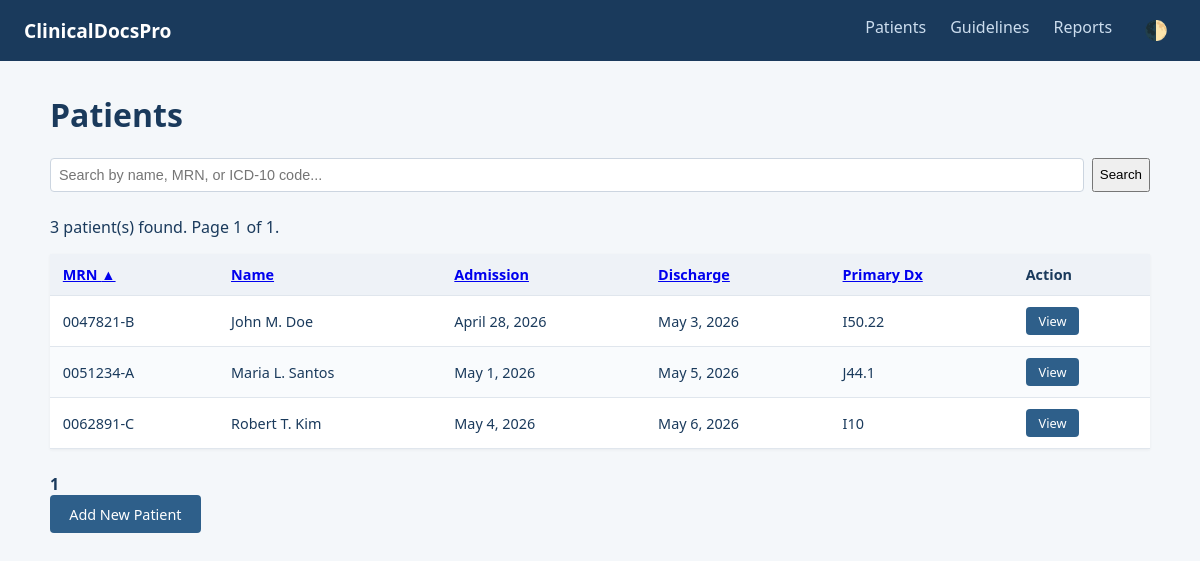
Page /patients on the committed database.
### tables this page shows
CREATE TABLE patients (
            mrn TEXT PRIMARY KEY,
            name TEXT NOT NULL,
            dob TEXT,
            sex TEXT,
            admitting_physician TEXT,
            admission_date TEXT,
            discharge_date TEXT,
            primary_diagnosis_code TEXT,
            primary_diagnosis_name TEXT,
            secondary_diagnoses TEXT,  -- JSON array
            medications TEXT,          -- JSON array
            allergies TEXT,            -- JSON array
            discharge_instructions TEXT,-- JSON array
            follow_up TEXT,            -- JSON array
            notes TEXT,
            created TEXT
        );

### web/app.py (the view)
@app.route("/patients")
def patients():
    query = request.args.get("q", "").strip()
    sort_by = request.args.get("sort", "mrn")
    order = request.args.get("order", "asc")
    page = request.args.get("page", 1, type=int)
    per_page = 10
    data = search_patients_paginated(query, sort_by=sort_by, order=order, page=page, per_page=per_page)
    return render_template("patients.html",
                           patients=data['patients'],
                           query=query,
                           sort_by=sort_by,
                           order=order,
                           current_page=data['current_page'],
                           pages=data['pages'],
                           total=data['total'])

### web/templates/patients.html (shortened to what this page needs)
{% extends "base.html" %}
{% block content %}
<h1>Patients</h1>
<form method="get" class="search-form">
    <input type="text" name="q" placeholder="Search by name, MRN, or ICD-10 code..." value="{{ query }}">
    <button type="submit">Search</button>
</form>
{% if patients %}
<p>{{ total }} patient(s) found. Page {{ current_page }} of {{ pages }}.</p>
<table>
    <thead>
        <tr>
            <th>
                <a href="?q={{ query }}&sort=mrn&order={% if sort_by=='mrn' and order=='asc' %}desc{% else %}asc{% endif %}">
                    MRN {% if sort_by=='mrn' %}{% if order=='asc' %}&#9650;{% else %}&#9660;{% endif %}{% endif %}
                </a>
            </th>
            <th>
                <a href="?q={{ query }}&sort=name&order={% if sort_by=='name' and order=='asc' %}desc{% else %}asc{% endif %}">
                    Name {% if sort_by=='name' %}{% if order=='asc' %}&#9650;{% else %}&#9660;{% endif %}{% endif %}
                </a>
            </th>
            <th>
                <a href="?q={{ query }}&sort=admission_date&order={% if sort_by=='admission_date' and order=='asc' %}desc{% else %}asc{% endif %}">
                    Admission {% if sort_by=='admission_date' %}{% if order=='asc' %}&#9650;{% else %}&#9660;{% endif %}{% endif %}
                </a>
            </th>
            <th>
                <a href="?q={{ query }}&sort=discharge_date&order={% if sort_by=='discharge_date' and order=='asc' %}desc{% else %}asc{% endif %}">
                    Discharge {% if sort_by=='discharge_date' %}{% if order=='asc' %}&#9650;{% else %}&#9660;{% endif %}{% endif %}
                </a>
            </th>
            <th>
                <a href="?q={{ query }}&sort=primary_diagnosis_code&order={% if sort_by=='primary_diagnosis_code' and order=='asc' %}desc{% else %}asc{% endif %}">
                    Primary Dx {% if sort_by=='primary_diagnosis_code' %}{% if order=='asc' %}&#9650;{% else %}&#9660;{% endif %}{% endif %}
                </a>
            </th>
            <th>Action</th>
        </tr>
    </thead>
    <tbody>
        {% for p in patients %}
        <tr>
            <td>{{ p.mrn }}</td>
            <td>{{ p.name }}</td>
            <td>{{ p.admission_date }}</td>
            <td>{{ p.discharge_date }}</td>
            <td>{{ p.primary_code }}</td>
            <td><a href="{{ url_for('patient_detail', mrn=p.mrn) }}" class="btn small">View</a></td>
        </tr>
        {% endfor %}
    </tbody>
</table>
<div class="pagination">
    {% for p in range(1, pages + 1) %}
        {% if p == current_page %}
            <strong>{{ p }}</strong>
        {% else %}
            <a href="?q={{ query }}&sort={{ sort_by }}&order={{ order }}&page={{ p }}">{{ p }}</a>
        {% endif %}
    {% endfor %}
</div>
{% else %}
<p>No patients found. <a href="{{ url_for('new_patient') }}">Add one?</a></p>
{% endif %}
<a href="{{ url_for('new_patient') }}" class="btn">Add New Patient</a>
{% endblock %}

### web/static/style.css (style rules this page uses)
body { font-family: 'Segoe UI', Tahoma, Geneva, Verdana, sans-serif; margin: 0; background: #f4f7fa; color: #1a3a5c; }
.btn { display: inline-block; background: #2e5f8a; color: white; padding: 0.6rem 1.2rem; text-decoration: none; border-radius: 4px; border: none; cursor: pointer; font-size: 0.9rem; }
.btn.small { padding: 0.3rem 0.8rem; font-size: 0.8rem; }
table { width: 100%; border-collapse: collapse; background: white; margin-bottom: 1.5rem; box-shadow: 0 1px 3px rgba(0,0,0,0.05); }
th, td { padding: 0.7rem 0.8rem; border-bottom: 1px solid #e0e6ed; text-align: left; font-size: 0.9rem; }
th { background: #eef2f7; font-weight: bold; }
tr:nth-child(even) { background: #f9fbfd; }
input, select, textarea { width: 100%; padding: 0.5rem; border: 1px solid #ccd5e0; border-radius: 4px; font-size: 0.9rem; box-sizing: border-box; }
.search-form { margin-bottom: 1.5rem; display: flex; gap: 0.5rem; }
.search-form input { flex: 1; }

### rows in the picture
patients: mrn "0047821-B", name "John M. Doe", admission_date "April 28, 2026", discharge_date "May 3, 2026", primary_code "I50.22"
patients: mrn "0051234-A", name "Maria L. Santos", admission_date "May 1, 2026", discharge_date "May 5, 2026", primary_code "J44.1"
patients: mrn "0062891-C", name "Robert T. Kim", admission_date "May 4, 2026", discharge_date "May 6, 2026", primary_code "I10"

### other values in the picture
{{ total }} "3"
{{ current_page }} "1"
{{ pages }} "1"
{{ p }} "1"
